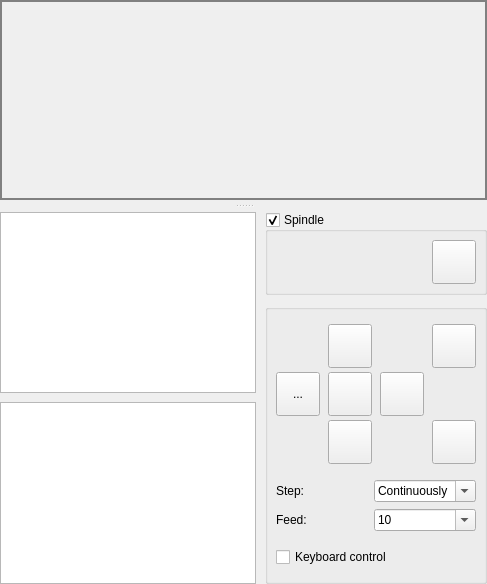
        <widget class="QSplitter" name="splitter">
         <property name="orientation">
          <enum>Qt::Vertical</enum>
         </property>
         <property name="handleWidth">
          <number>12</number>
         </property>
         <widget class="QWidget" name="frame" native="true">
          <property name="sizePolicy">
           <sizepolicy hsizetype="Preferred" vsizetype="Minimum">
            <horstretch>0</horstretch>
            <verstretch>0</verstretch>
           </sizepolicy>
          </property>
          <property name="minimumSize">
           <size>
            <width>0</width>
            <height>200</height>
           </size>
          </property>
          <property name="styleSheet">
           <string notr="true">border: 1px solid gray;</string>
          </property>
          <layout class="QVBoxLayout" name="verticalLayout_8">
           <property name="leftMargin">
            <number>1</number>
           </property>
           <property name="topMargin">
            <number>1</number>
           </property>
           <property name="rightMargin">
            <number>1</number>
           </property>
           <property name="bottomMargin">
            <number>1</number>
           </property>
           <item>
            <widget class="GLWidget" name="glwVisualizer" native="true"/>
           </item>
          </layout>
         </widget>
         <widget class="QWidget" name="horizontalWidget" native="true">
          <layout class="QHBoxLayout" name="horizontalLayout_6">
           <property name="spacing">
            <number>9</number>
           </property>
           <item>
            <layout class="QVBoxLayout" name="verticalLayout_13">
             <item>
              <widget class="QTableView" name="tblHeightMap">
               <property name="alternatingRowColors">
                <bool>true</bool>
               </property>
               <property name="selectionMode">
                <enum>QAbstractItemView::SingleSelection</enum>
               </property>
               <property name="gridStyle">
                <enum>Qt::DashLine</enum>
               </property>
               <attribute name="horizontalHeaderVisible">
                <bool>false</bool>
               </attribute>
               <attribute name="horizontalHeaderDefaultSectionSize">
                <number>60</number>
               </attribute>
               <attribute name="horizontalHeaderHighlightSections">
                <bool>false</bool>
               </attribute>
               <attribute name="verticalHeaderVisible">
                <bool>false</bool>
               </attribute>
              </widget>
             </item>
             <item>
              <widget class="QTableView" name="tblProgram">
               <property name="font">
                <font>
                 <pointsize>9</pointsize>
                </font>
               </property>
               <property name="contextMenuPolicy">
                <enum>Qt::CustomContextMenu</enum>
               </property>
               <property name="editTriggers">
                <set>QAbstractItemView::AnyKeyPressed|QAbstractItemView::DoubleClicked|QAbstractItemView::EditKeyPressed|QAbstractItemView::SelectedClicked</set>
               </property>
               <property name="selectionMode">
                <enum>QAbstractItemView::ContiguousSelection</enum>
               </property>
               <property name="selectionBehavior">
                <enum>QAbstractItemView::SelectRows</enum>
               </property>
               <property name="gridStyle">
                <enum>Qt::DashLine</enum>
               </property>
               <attribute name="horizontalHeaderMinimumSectionSize">
                <number>50</number>
               </attribute>
               <attribute name="horizontalHeaderHighlightSections">
                <bool>false</bool>
               </attribute>
               <attribute name="verticalHeaderVisible">
                <bool>false</bool>
               </attribute>
              </widget>
             </item>
            </layout>
           </item>
           <item>
            <layout class="QVBoxLayout" name="verticalLayout_7">
             <item>
              <widget class="GroupBox" name="grpSpindle">
               <property name="enabled">
                <bool>true</bool>
               </property>
               <property name="maximumSize">
                <size>
                 <width>280</width>
                 <height>100</height>
                </size>
               </property>
               <property name="title">
                <string>Spindle</string>
               </property>
               <property name="checkable">
                <bool>true</bool>
               </property>
               <property name="overrided" stdset="0">
                <bool>false</bool>
               </property>
               <layout class="QHBoxLayout" name="horizontalLayout_2">
                <property name="leftMargin">
                 <number>8</number>
                </property>
                <property name="topMargin">
                 <number>8</number>
                </property>
                <property name="rightMargin">
                 <number>8</number>
                </property>
                <property name="bottomMargin">
                 <number>8</number>
                </property>
                <item>
                 <widget class="QWidget" name="widgetSpindle" native="true">
                  <layout class="QHBoxLayout" name="horizontalLayout_16">
                   <property name="leftMargin">
                    <number>0</number>
                   </property>
                   <property name="topMargin">
                    <number>0</number>
                   </property>
                   <property name="rightMargin">
                    <number>0</number>
                   </property>
                   <property name="bottomMargin">
                    <number>0</number>
                   </property>
                   <item>
                    <widget class="SliderBox" name="slbSpindle" native="true"/>
                   </item>
                   <item>
                    <widget class="StyledToolButton" name="cmdSpindle">
                     <property name="enabled">
                      <bool>true</bool>
                     </property>
                     <property name="sizePolicy">
                      <sizepolicy hsizetype="Fixed" vsizetype="Fixed">
                       <horstretch>0</horstretch>
                       <verstretch>0</verstretch>
                      </sizepolicy>
                     </property>
                     <property name="minimumSize">
                      <size>
                       <width>44</width>
                       <height>44</height>
                      </size>
                     </property>
                     <property name="toolTip">
                      <string>Spindle on/off</string>
                     </property>
                     <property name="icon">
                      <iconset resource="images.qrc">
                       <normaloff>:/images/cutter.png</normaloff>:/images/cutter.png</iconset>
                     </property>
                     <property name="iconSize">
                      <size>
                       <width>28</width>
                       <height>28</height>
                      </size>
                     </property>
                     <property name="checkable">
                      <bool>true</bool>
                     </property>
                    </widget>
                   </item>
                  </layout>
                 </widget>
                </item>
               </layout>
              </widget>
             </item>
             <item>
              <widget class="QGroupBox" name="grpJog">
               <property name="minimumSize">
                <size>
                 <width>0</width>
                 <height>280</height>
                </size>
               </property>
               <property name="maximumSize">
                <size>
                 <width>280</width>
                 <height>16777215</height>
                </size>
               </property>
               <layout class="QVBoxLayout" name="verticalLayout_11">
                <property name="leftMargin">
                 <number>8</number>
                </property>
                <property name="topMargin">
                 <number>8</number>
                </property>
                <property name="rightMargin">
                 <number>8</number>
                </property>
                <property name="bottomMargin">
                 <number>8</number>
                </property>
                <item>
                 <widget class="QWidget" name="widgetJog" native="true">
                  <layout class="QVBoxLayout" name="verticalLayout_9">
                   <property name="spacing">
                    <number>10</number>
                   </property>
                   <property name="leftMargin">
                    <number>0</number>
                   </property>
                   <property name="topMargin">
                    <number>0</number>
                   </property>
                   <property name="rightMargin">
                    <number>0</number>
                   </property>
                   <property name="bottomMargin">
                    <number>0</number>
                   </property>
                   <item>
                    <layout class="QGridLayout" name="gridLayout_3">
                     <property name="horizontalSpacing">
                      <number>8</number>
                     </property>
                     <property name="verticalSpacing">
                      <number>4</number>
                     </property>
                     <item row="2" column="0">
                      <widget class="StyledToolButton" name="cmdXMinus">
                       <property name="sizePolicy">
                        <sizepolicy hsizetype="Fixed" vsizetype="Fixed">
                         <horstretch>0</horstretch>
                         <verstretch>0</verstretch>
                        </sizepolicy>
                       </property>
                       <property name="minimumSize">
                        <size>
                         <width>44</width>
                         <height>44</height>
                        </size>
                       </property>
                       <property name="toolTip">
                        <string>X-</string>
                       </property>
                       <property name="text">
                        <string>...</string>
                       </property>
                       <property name="icon">
                        <iconset resource="images.qrc">
                         <normaloff>:/images/1401561986_chevron-left.png</normaloff>:/images/1401561986_chevron-left.png</iconset>
                       </property>
                       <property name="iconSize">
                        <size>
                         <width>30</width>
                         <height>30</height>
                        </size>
                       </property>
                      </widget>
                     </item>
                     <item row="3" column="1">
                      <layout class="QHBoxLayout" name="horizontalLayout_13">
                       <property name="spacing">
                        <number>0</number>
                       </property>
                       <item>
                        <widget class="StyledToolButton" name="cmdYMinus">
                         <property name="sizePolicy">
                          <sizepolicy hsizetype="Fixed" vsizetype="Fixed">
                           <horstretch>0</horstretch>
                           <verstretch>0</verstretch>
                          </sizepolicy>
                         </property>
                         <property name="minimumSize">
                          <size>
                           <width>44</width>
                           <height>44</height>
                          </size>
                         </property>
                         <property name="toolTip">
                          <string>Y-</string>
                         </property>
                         <property name="text">
                          <string/>
                         </property>
                         <property name="icon">
                          <iconset resource="images.qrc">
                           <normaloff>:/images/1401562173_chevron-down.png</normaloff>:/images/1401562173_chevron-down.png</iconset>
                         </property>
                         <property name="iconSize">
                          <size>
                           <width>30</width>
                           <height>30</height>
                          </size>
                         </property>
                        </widget>
                       </item>
                      </layout>
                     </item>
                     <item row="2" column="2">
                      <widget class="StyledToolButton" name="cmdXPlus">
                       <property name="sizePolicy">
                        <sizepolicy hsizetype="Fixed" vsizetype="Fixed">
                         <horstretch>0</horstretch>
                         <verstretch>0</verstretch>
                        </sizepolicy>
                       </property>
                       <property name="minimumSize">
                        <size>
                         <width>44</width>
                         <height>44</height>
                        </size>
                       </property>
                       <property name="toolTip">
                        <string>X+</string>
                       </property>
                       <property name="text">
                        <string/>
                       </property>
                       <property name="icon">
                        <iconset resource="images.qrc">
                         <normaloff>:/images/1401562173_chevron-right.png</normaloff>:/images/1401562173_chevron-right.png</iconset>
                       </property>
                       <property name="iconSize">
                        <size>
                         <width>30</width>
                         <height>30</height>
                        </size>
                       </property>
                      </widget>
                     </item>
                     <item row="0" column="1">
                      <layout class="QHBoxLayout" name="horizontalLayout_12">
                       <property name="spacing">
                        <number>0</number>
                       </property>
                       <item>
                        <widget class="StyledToolButton" name="cmdYPlus">
                         <property name="sizePolicy">
                          <sizepolicy hsizetype="Fixed" vsizetype="Fixed">
                           <horstretch>0</horstretch>
                           <verstretch>0</verstretch>
                          </sizepolicy>
                         </property>
                         <property name="minimumSize">
                          <size>
                           <width>44</width>
                           <height>44</height>
                          </size>
                         </property>
                         <property name="toolTip">
                          <string>Y+</string>
                         </property>
                         <property name="text">
                          <string/>
                         </property>
                         <property name="icon">
                          <iconset resource="images.qrc">
                           <normaloff>:/images/1401562173_chevron-up.png</normaloff>:/images/1401562173_chevron-up.png</iconset>
                         </property>
                         <property name="iconSize">
                          <size>
                           <width>30</width>
                           <height>30</height>
                          </size>
                         </property>
                        </widget>
                       </item>
                      </layout>
                     </item>
                     <item row="0" column="3">
                      <layout class="QHBoxLayout" name="horizontalLayout_25">
                       <property name="spacing">
                        <number>0</number>
                       </property>
                       <item>
                        <spacer name="horizontalSpacer">
                         <property name="orientation">
                          <enum>Qt::Horizontal</enum>
                         </property>
                         <property name="sizeHint" stdset="0">
                          <size>
                           <width>0</width>
                           <height>20</height>
                          </size>
                         </property>
                        </spacer>
                       </item>
                       <item>
                        <widget class="StyledToolButton" name="cmdZPlus">
                         <property name="sizePolicy">
                          <sizepolicy hsizetype="Fixed" vsizetype="Fixed">
                           <horstretch>0</horstretch>
                           <verstretch>0</verstretch>
                          </sizepolicy>
                         </property>
                         <property name="minimumSize">
                          <size>
                           <width>44</width>
                           <height>44</height>
                          </size>
                         </property>
                         <property name="toolTip">
                          <string>Z+</string>
                         </property>
                         <property name="text">
                          <string/>
                         </property>
                         <property name="icon">
                          <iconset resource="images.qrc">
                           <normaloff>:/images/1401562699_icon-arrow-up-b.png</normaloff>:/images/1401562699_icon-arrow-up-b.png</iconset>
                         </property>
                         <property name="iconSize">
                          <size>
                           <width>28</width>
                           <height>28</height>
                          </size>
                         </property>
                        </widget>
                       </item>
                      </layout>
                     </item>
                     <item row="3" column="3">
                      <layout class="QHBoxLayout" name="horizontalLayout_26">
                       <property name="spacing">
                        <number>0</number>
                       </property>
                       <item>
                        <spacer name="horizontalSpacer_2">
                         <property name="orientation">
                          <enum>Qt::Horizontal</enum>
                         </property>
                         <property name="sizeHint" stdset="0">
                          <size>
                           <width>0</width>
                           <height>20</height>
                          </size>
                         </property>
                        </spacer>
                       </item>
                       <item>
                        <widget class="StyledToolButton" name="cmdZMinus">
                         <property name="sizePolicy">
                          <sizepolicy hsizetype="Fixed" vsizetype="Fixed">
                           <horstretch>0</horstretch>
                           <verstretch>0</verstretch>
                          </sizepolicy>
                         </property>
                         <property name="minimumSize">
                          <size>
                           <width>44</width>
                           <height>44</height>
                          </size>
                         </property>
                         <property name="toolTip">
                          <string>Z-</string>
                         </property>
                         <property name="text">
                          <string/>
                         </property>
                         <property name="icon">
                          <iconset resource="images.qrc">
                           <normaloff>:/images/1401562699_icon-arrow-down-b.png</normaloff>:/images/1401562699_icon-arrow-down-b.png</iconset>
                         </property>
                         <property name="iconSize">
                          <size>
                           <width>28</width>
                           <height>28</height>
                          </size>
                         </property>
                        </widget>
                       </item>
                      </layout>
                     </item>
                     <item row="2" column="1">
                      <layout class="QHBoxLayout" name="horizontalLayout_15">
                       <property name="spacing">
                        <number>0</number>
                       </property>
                       <item>
                        <widget class="StyledToolButton" name="cmdStop">
                         <property name="sizePolicy">
                          <sizepolicy hsizetype="Fixed" vsizetype="Fixed">
                           <horstretch>0</horstretch>
                           <verstretch>0</verstretch>
                          </sizepolicy>
                         </property>
                         <property name="minimumSize">
                          <size>
                           <width>44</width>
                           <height>44</height>
                          </size>
                         </property>
                         <property name="toolTip">
                          <string>Stop</string>
                         </property>
                         <property name="text">
                          <string/>
                         </property>
                         <property name="icon">
                          <iconset resource="images.qrc">
                           <normaloff>:/images/brake.png</normaloff>:/images/brake.png</iconset>
                         </property>
                         <property name="iconSize">
                          <size>
                           <width>30</width>
                           <height>30</height>
                          </size>
                         </property>
                        </widget>
                       </item>
                      </layout>
                     </item>
                    </layout>
                   </item>
                   <item>
                    <layout class="QGridLayout" name="gridLayout_8">
                     <property name="verticalSpacing">
                      <number>7</number>
                     </property>
                     <item row="1" column="1">
                      <widget class="ComboBoxKey" name="cboJogFeed">
                       <property name="editable">
                        <bool>true</bool>
                       </property>
                       <property name="insertPolicy">
                        <enum>QComboBox::NoInsert</enum>
                       </property>
                       <item>
                        <property name="text">
                         <string>10</string>
                        </property>
                       </item>
                       <item>
                        <property name="text">
                         <string>50</string>
                        </property>
                       </item>
                       <item>
                        <property name="text">
                         <string>100</string>
                        </property>
                       </item>
                       <item>
                        <property name="text">
                         <string>500</string>
                        </property>
                       </item>
                       <item>
                        <property name="text">
                         <string>1000</string>
                        </property>
                       </item>
                       <item>
                        <property name="text">
                         <string>2000</string>
                        </property>
                       </item>
                      </widget>
                     </item>
                     <item row="0" column="0">
                      <widget class="QLabel" name="label_20">
                       <property name="text">
                        <string>Step:</string>
                       </property>
                      </widget>
                     </item>
                     <item row="0" column="1">
                      <widget class="ComboBoxKey" name="cboJogStep">
                       <property name="editable">
                        <bool>true</bool>
                       </property>
                       <property name="insertPolicy">
                        <enum>QComboBox::NoInsert</enum>
                       </property>
                       <item>
                        <property name="text">
                         <string>Continuously</string>
                        </property>
                       </item>
                       <item>
                        <property name="text">
                         <string>0.01</string>
                        </property>
                       </item>
                       <item>
                        <property name="text">
                         <string>0.1</string>
                        </property>
                       </item>
                       <item>
                        <property name="text">
                         <string>1</string>
                        </property>
                       </item>
                       <item>
                        <property name="text">
                         <string>5</string>
                        </property>
                       </item>
                       <item>
                        <property name="text">
                         <string>10</string>
                        </property>
                       </item>
                       <item>
                        <property name="text">
                         <string>100</string>
                        </property>
                       </item>
                      </widget>
                     </item>
                     <item row="1" column="0">
                      <widget class="QLabel" name="label_22">
                       <property name="text">
                        <string>Feed:</string>
                       </property>
                      </widget>
                     </item>
                    </layout>
                   </item>
                   <item>
                    <widget class="QCheckBox" name="chkKeyboardControl">
                     <property name="text">
                      <string>Keyboard control</string>
                     </property>
                    </widget>
                   </item>
                  </layout>
                 </widget>
                </item>
               </layout>
              </widget>
             </item>
            </layout>
           </item>
          </layout>
         </widget>
        </widget>
